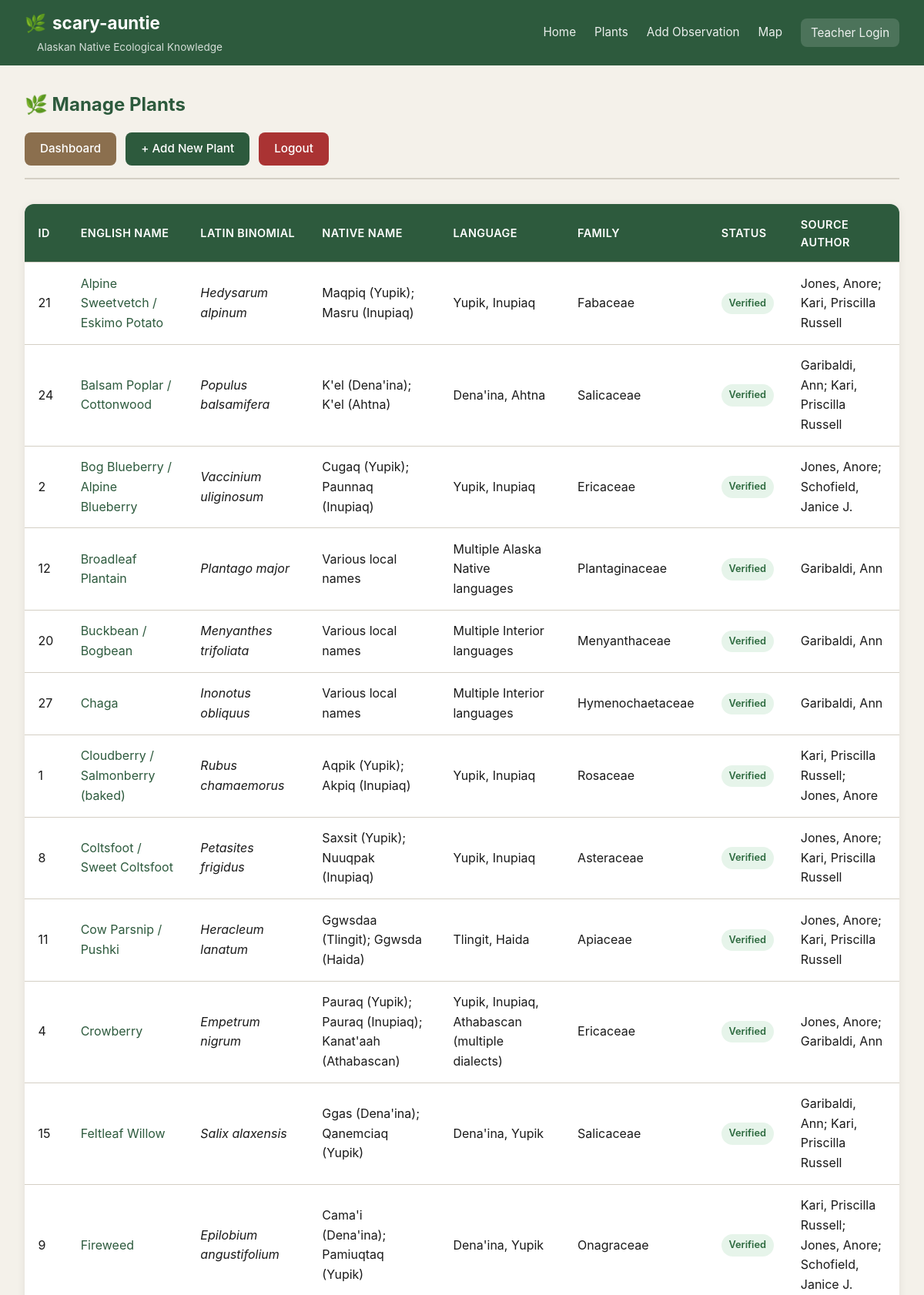
Screenshot of /admin/plants (signed in, upper part) with the database file from the repository.
### tables this page shows
CREATE TABLE plants (
            id INTEGER PRIMARY KEY AUTOINCREMENT,
            latin_binomial TEXT NOT NULL,
            english_name TEXT NOT NULL,
            native_alaskan_name TEXT,  -- Native language name (Yupik, Inupiaq, Tlingit, etc.)
            native_language TEXT,        -- Which Alaska Native language
            family TEXT,
            description TEXT,
            habitat TEXT,
            traditional_uses TEXT,       -- Medicinal, food, tool, spiritual
            parts_used TEXT,
            preparation TEXT,            -- How the plant is prepared
            cautions TEXT,
            image_url TEXT,
            verified INTEGER DEFAULT 0,  -- 1 = verified by expert, 0 = community-contributed
            source_author TEXT,          -- Attribution for scraped/cited info
            source_url TEXT,
            created_at TEXT NOT NULL,
            updated_at TEXT NOT NULL,
            block_hash TEXT              -- Links to blockchain entry
        );

### app.py (the view)
@app.route("/admin/plants")
def admin_plants():
    redir = require_admin()
    if redir:
        return redir
    redir = require_role("teacher")
    if redir:
        return redir
    plants = get_all_plants()
    return render_template("admin/plants.html", plants=plants, user=session)

### app.py (called while the page is built)
def require_admin():
    if "user_id" not in session:
        flash("Please log in to access the admin area.", "error")
        return redirect(url_for("admin_login"))
    return None

def require_role(min_role: str):
    role_order = {"student": 0, "teacher": 1, "admin": 2}
    current = session.get("role", "student")
    if role_order.get(current, 0) < role_order.get(min_role, 0):
        flash("You do not have permission to access this area.", "error")
        return redirect(url_for("admin_dashboard"))
    return None

### database.py (called while the page is built, shortened)
def get_connection() -> sqlite3.Connection:
    os.makedirs(os.path.dirname(DATABASE_PATH), exist_ok=True)
    conn = sqlite3.connect(DATABASE_PATH)
    conn.row_factory = sqlite3.Row
    conn.execute("PRAGMA foreign_keys = ON")
    return conn

def get_all_plants(search: Optional[str] = None,
                   verified_only: bool = False) -> List[Dict[str, Any]]:
    conn = get_connection()
    cursor = conn.cursor()
    query = "SELECT * FROM plants WHERE 1=1"
    params = []
    if verified_only:
        query += " AND verified = 1"
    query += " ORDER BY english_name ASC"
    cursor.execute(query, params)
    rows = cursor.fetchall()
    conn.close()
    return [dict(row) for row in rows]

### templates/admin/plants.html
{% extends "base.html" %}
{% block content %}
<section class="page-header">
    <h1>&#127807; Manage Plants</h1>
    <div class="admin-actions">
        <a href="{{ url_for('admin_dashboard') }}" class="btn btn-secondary">Dashboard</a>
        <a href="{{ url_for('admin_add_plant') }}" class="btn btn-primary">+ Add New Plant</a>
        <a href="{{ url_for('admin_logout') }}" class="btn btn-danger">Logout</a>
    </div>
</section>
<section class="content-section">
    <table class="data-table">
        <thead>
            <tr>
                <th>ID</th>
                <th>English Name</th>
                <th>Latin Binomial</th>
                <th>Native Name</th>
                <th>Language</th>
                <th>Family</th>
                <th>Status</th>
                <th>Source Author</th>
            </tr>
        </thead>
        <tbody>
            {% for plant in plants %}
            <tr>
                <td>{{ plant.id }}</td>
                <td><a href="{{ url_for('plant_detail', plant_id=plant.id) }}" target="_blank">{{ plant.english_name }}</a></td>
                <td><em>{{ plant.latin_binomial }}</em></td>
                <td>{{ plant.native_alaskan_name or '-' }}</td>
                <td>{{ plant.native_language or '-' }}</td>
                <td>{{ plant.family or '-' }}</td>
                <td>
                    {% if plant.verified %}
                        <span class="badge badge-approved">Verified</span>
                    {% else %}
                        <span class="badge badge-pending">Community</span>
                    {% endif %}
                </td>
                <td>{{ plant.source_author or '-' }}</td>
            </tr>
            {% endfor %}
        </tbody>
    </table>
</section>
{% endblock %}

### static/css/style.css (style rules this page uses)
:root { --color-primary: #2d5a3d; --color-primary-light: #3d7a52; --color-secondary: #8b6f4e; --color-accent: #c4a35a; --color-bg: #f4f1ea; --color-card: #ffffff; --color-text: #1a1a1a; --color-text-light: #5a5a5a; --color-border: #d4cfc4; --color-success: #2d6a3f; --color-warning: #b8860b; --color-danger: #a33; --color-info: #2a5a8a; --radius: 12px; --radius-sm: 8px; --shadow: 0 2px 12px rgba(0,0,0,0.08); --shadow-hover: 0 4px 20px rgba(0,0,0,0.12); --max-width: 1200px; }
* { box-sizing: border-box; }
body { font-family: -apple-system, BlinkMacSystemFont, 'Segoe UI', Roboto, Oxygen, Ubuntu, sans-serif; background: var(--color-bg); color: var(--color-text); margin: 0; padding: 0; line-height: 1.6; }
.content-section { margin-bottom: 3rem; }
.btn { display: inline-block; padding: 0.6rem 1.25rem; border-radius: var(--radius-sm); text-decoration: none; font-weight: 500; font-size: 0.95rem; border: none; cursor: pointer; transition: background 0.2s, transform 0.1s; text-align: center; }
.btn-primary { background: var(--color-primary); color: white; }
.btn-secondary { background: var(--color-secondary); color: white; }
.btn-danger { background: var(--color-danger); color: white; }
.page-header { margin-bottom: 2rem; padding-bottom: 1rem; border-bottom: 2px solid var(--color-border); }
.page-header h1 { margin: 0 0 0.5rem 0; color: var(--color-primary); }
.admin-actions { margin-top: 1rem; display: flex; gap: 0.75rem; flex-wrap: wrap; }
.data-table { width: 100%; border-collapse: collapse; background: var(--color-card); border-radius: var(--radius); overflow: hidden; box-shadow: var(--shadow); }
.data-table th, .data-table td { padding: 0.9rem 1.1rem; text-align: left; border-bottom: 1px solid var(--color-border); }
.data-table th { background: var(--color-primary); color: white; font-weight: 600; font-size: 0.9rem; text-transform: uppercase; letter-spacing: 0.03em; }
.data-table a { color: var(--color-primary); text-decoration: none; }
.badge { display: inline-block; padding: 0.25rem 0.6rem; border-radius: 20px; font-size: 0.8rem; font-weight: 600; }
.badge-approved { background: #e6f4ea; color: var(--color-success); }

### rows the page displays
plants: id "21", english_name "Alpine Sweetvetch / Eskimo Potato", latin_binomial "Hedysarum alpinum", native_alaskan_name "Maqpiq (Yupik); Masru (Inupiaq)", native_language "Yupik, Inupiaq", family "Fabaceae", verified "Verified", source_author "Jones, Anore; Kari, Priscilla Russell"
plants: id "24", english_name "Balsam Poplar / Cottonwood", latin_binomial "Populus balsamifera", native_alaskan_name "K'el (Dena'ina); K'el (Ahtna)", native_language "Dena'ina, Ahtna", family "Salicaceae", verified "Verified", source_author "Garibaldi, Ann; Kari, Priscilla Russell"
plants: id "2", english_name "Bog Blueberry / Alpine Blueberry", latin_binomial "Vaccinium uliginosum", native_alaskan_name "Cugaq (Yupik); Paunnaq (Inupiaq)", native_language "Yupik, Inupiaq", family "Ericaceae", verified "Verified", source_author "Jones, Anore; Schofield, Janice J."
plants: id "12", english_name "Broadleaf Plantain", latin_binomial "Plantago major", native_alaskan_name "Various local names", native_language "Multiple Alaska Native languages", family "Plantaginaceae", verified "Verified", source_author "Garibaldi, Ann"
plants: id "20", english_name "Buckbean / Bogbean", latin_binomial "Menyanthes trifoliata", native_alaskan_name "Various local names", native_language "Multiple Interior languages", family "Menyanthaceae", verified "Verified", source_author "Garibaldi, Ann"
plants: id "27", english_name "Chaga", latin_binomial "Inonotus obliquus", native_alaskan_name "Various local names", native_language "Multiple Interior languages", family "Hymenochaetaceae", verified "Verified", source_author "Garibaldi, Ann"
plants: id "1", english_name "Cloudberry / Salmonberry (baked)", latin_binomial "Rubus chamaemorus", native_alaskan_name "Aqpik (Yupik); Akpiq (Inupiaq)", native_language "Yupik, Inupiaq", family "Rosaceae", verified "Verified", source_author "Kari, Priscilla Russell; Jones, Anore"
plants: id "8", english_name "Coltsfoot / Sweet Coltsfoot", latin_binomial "Petasites frigidus", native_alaskan_name "Saxsit (Yupik); Nuuqpak (Inupiaq)", native_language "Yupik, Inupiaq", family "Asteraceae", verified "Verified", source_author "Jones, Anore; Kari, Priscilla Russell"
plants: id "11", english_name "Cow Parsnip / Pushki", latin_binomial "Heracleum lanatum", native_alaskan_name "Ggwsdaa (Tlingit); Ggwsda (Haida)", native_language "Tlingit, Haida", family "Apiaceae", verified "Verified", source_author "Jones, Anore; Kari, Priscilla Russell"
plants: id "4", english_name "Crowberry", latin_binomial "Empetrum nigrum", native_alaskan_name "Pauraq (Yupik); Pauraq (Inupiaq); Kanat'aah (Athabascan)", native_language "Yupik, Inupiaq, Athabascan (multiple dialects)", family "Ericaceae", verified "Verified", source_author "Jones, Anore; Garibaldi, Ann"
plants: id "15", english_name "Feltleaf Willow", latin_binomial "Salix alaxensis", native_alaskan_name "Ggas (Dena'ina); Qanemciaq (Yupik)", native_language "Dena'ina, Yupik", family "Salicaceae", verified "Verified", source_author "Garibaldi, Ann; Kari, Priscilla Russell"
plants: id "9", english_name "Fireweed", latin_binomial "Epilobium angustifolium", native_alaskan_name "Cama'i (Dena'ina); Pamiuqtaq (Yupik)", native_language "Dena'ina, Yupik", family "Onagraceae", verified "Verified", source_author "Kari, Priscilla Russell; Jones, Anore; Schofield, Janice J."
